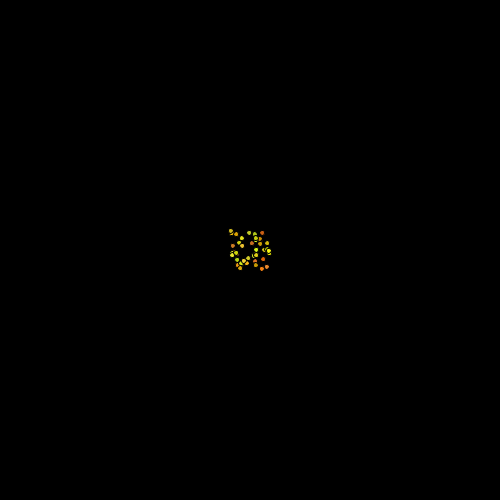
Frame 1 (no input)
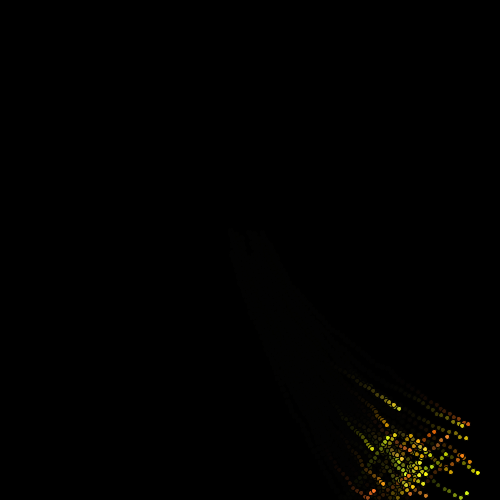
Frame 60 (the mouse pressed at the canvas centre just before this capture)
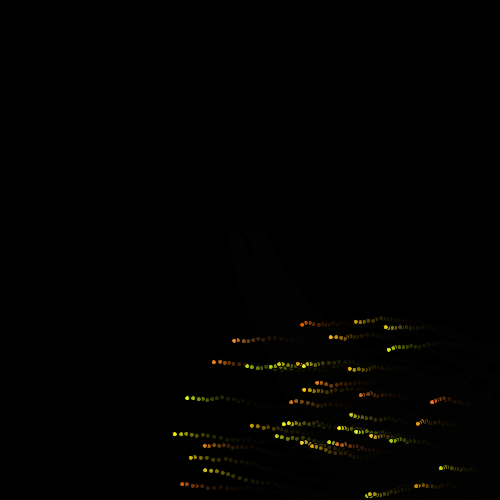
Frame 120 (the mouse held since frame 60 and released just before this capture)

The Processing sketch that drew these frames (run headless with seeded random() and noise(); from frame 60 on, the mouse is pressed at the canvas centre):

// Processing sketch: processing_144045
// ── processing_144045.pde

int numballs = 42;
Ball balls[] = new Ball[numballs];
float theta = 0;



void setup() {
  size(500, 500);
  colorMode(HSB);
  background(0, 0, 0);
  for (int i = 0; i < numballs; i++) {
    balls[i] = new Ball();
  }
}

void draw() {
  fill(0,0,0,60);
  rect(0,0,width,height);
//  background(0, 0, 0);

  for (int i = 0; i < numballs; i++) {
    balls[i].run();
  }

  theta++;
}

class Ball {
  float x, xc, xs;
  float y, yc, ys;
  float ch, cs, cb;
  float diam = 5;
  float rad = diam/2;
  int range = 20;

  //constructor
  Ball() {
    //    x = random(diam, width-diam);
    //    y = random(diam, height-diam);
    x = width/2 + random(-range, range);
    y = height/2 + random(-range, range);
    ch = random(16, 50);
    cs = random(200, 255);
    cb = random(200, 255);
    xs = random(1, 3);
    ys = random(1, 3);
    xc = 1.5;
    yc = 1.5;
  }

  void run() {
    display();
    move();
  }

  void move() {
    x = x + xc * ((random(2) + xs * sin(radians(theta))));
    y = y + yc * ((random(2) + ys * cos(radians(theta))));

    if (x > (width - rad)) {
      x = width-rad;
      xc *= -1;
    } 
    else if (x < rad) {
      x = rad;
      xc *= -1;
    }

    if (y > (height - rad)) {
      y = height-rad;
      yc *= -1;
    } 
    else if (y < rad) {
      y = rad;
      yc *= -1;
    }
  }

  void display() {
    fill(ch, cs, cb);
    ellipse(x, y, diam, diam);
  }
}
